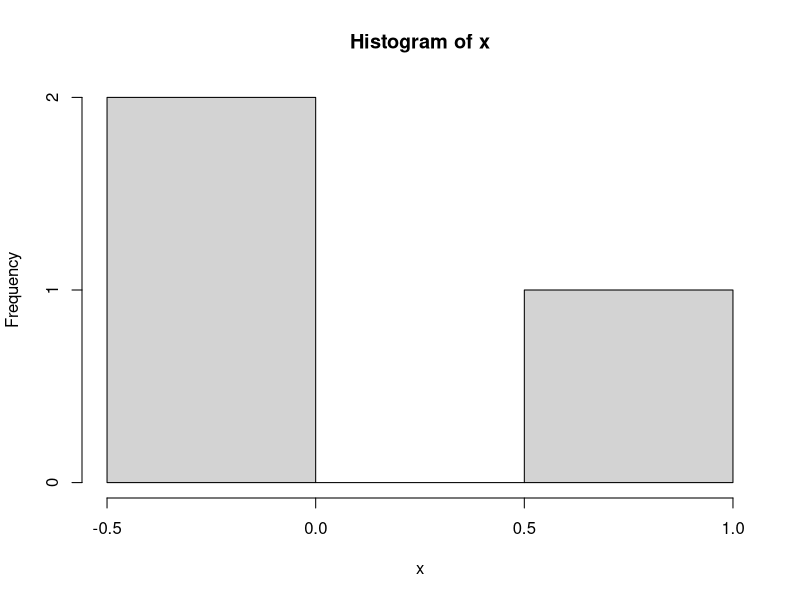
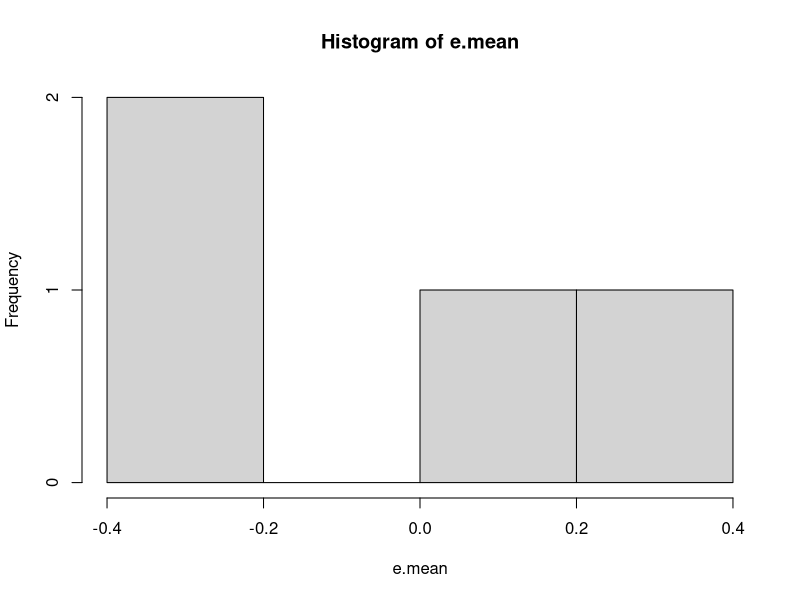

Recreate these plots in R, in order. (Note: this script raises an error after producing the figures.)
#zad. 1 Wygenerować próbę 20 elementową z rozkładu normalnego
x = rnorm(3, 0, 1)
hist(x)

#zad. 2 Wyznaczyć estymator średniej korzystając z metody bootstrap oraz jackknife
#metoda bootstrap
boot <- lapply(1:4, function(i) sample(x, replace = T)) 
e.mean <- sapply(boot, mean) #oblicza średnia dla każdej z próby bootstrapowej
e.mean
hist(e.mean) #wyświetlanie histogramu rozkładu median

jackknife <- function(X, ES) { #X - wektor danych, ES- funkcja estymująca (np. mean)
  n <- length(X)
  ests <- numeric(n)
  for (i in 1:n)
    ests[i] <- ES(X[-i])
    hist(ests)
    return (ests)}

#zad. 3 Oszacuj błąd standardowy i obciążenia dla estymatora średniej.
standard.error <- function(x) { #błąd std.
  sd(x)/sqrt(length(x))
}

S2var <- function(X){ #wariancja
  m <- mean(X)
  sum((x-m)^2)/(length(X))
}

bootstrap <- function(X, n){ #X- wektor danych, n- liczba powtórzeń bootstrapowych
  mi <- mean(X)
  boot <- lapply(1:n, function(i) sample(X, replace = T))
  e.mean <- sapply(boot, mean)
  se <- standard.error(e.mean)
  bias <- mean(e.mean) - mi 
  structure(list("SE"=se, "obciążenie estymatora średniej"=bias, "estymator średniej" = e.mean))
}

jackknife2 <- function(X, ES) { 
  mi <- mean(X) 
  n <- length(X)
  ests <- numeric(n)
  for (i in 1:n)
    ests[i] <- ES(X[-i])
  se = standard.error(ests)
  bias <- mean(ests)- mi
  structure(list("SE" = se, "obciążenie estymatora średniej" = bias, "estymator średniej" = ests))}


#zad. 4 Powtórzyć powyższe postępowanie 100-krotnie. 
#Czy obie metody dają powtarzalne wyniki?
#Czy jakąś metodę można uznać za lepszą?

#powtórzenie 100-krotne
for (i in 1:100){
  x = rnorm(20, 0, 1)
  print(bootstrap(x, 10))
  print(jackknife2(x, mean))
}

#prób 100
x = rnorm(100, 0, 1)
bootstrap(x, 100)
jackknife2(x, mean)


#zad. 5 Wykonaż powyższe punkty dla dwóch innych wybranych rozkłądów prawdopodobieństwa.

#powtórzenie 100-krotne
X2 <- rchisq(20, df = 15)
poisson <- rpois(20, lambda = 3)
for (i in 1:100){
  print(bootstrap(X2, 5))
  print(jackknife_sd(X2, mean))
  print(bootstrap(poisson, 5))
  print(jackknife_sd(poisson, mean))}

#prób 100
X2 <- rchisq(100, df = 15)
poisson <- rpois(100, lambda = 3)
bootstrap(X2, 100)
jackknife_sd(X2, mean)
bootstrap(poisson, 100)
jackknife2(poisson, mean)